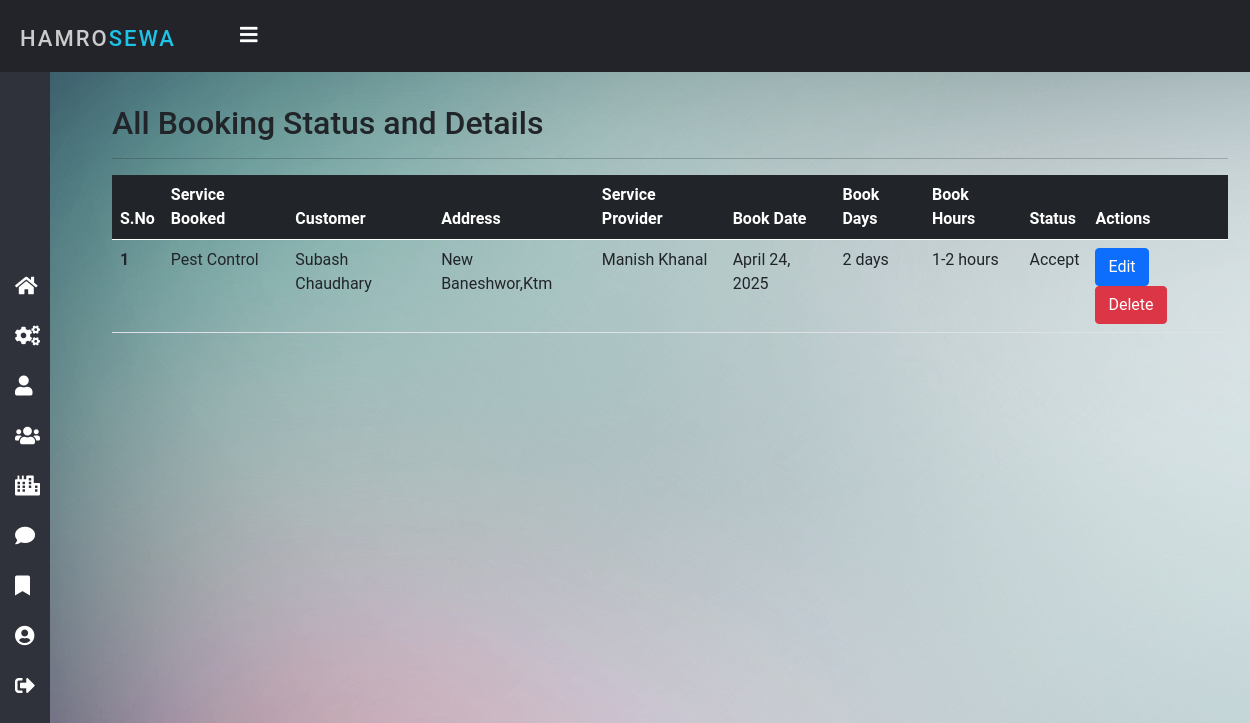
Page /admin_booking/ (signed in) on the committed database.
### home/models.py (models this page shows, shortened)
class Booking(models.Model):
    status = models.ForeignKey(Status, on_delete=models.CASCADE, null=True)
    customer = models.ForeignKey(Customer, on_delete=models.CASCADE, null=True)
    user = models.ForeignKey(Service_Man, on_delete=models.CASCADE, null=True)
    service = models.ForeignKey(Service, on_delete=models.CASCADE, null=True)  # Keep this field
    book_date = models.DateField(null=True)
    book_days = models.CharField(max_length=100, null=True)
    book_hours = models.CharField(max_length=100, null=True)

class Service_Man(models.Model):
    status = models.ForeignKey(Status, on_delete=models.CASCADE, null=True)
    city = models.ForeignKey(City, on_delete=models.CASCADE, null=True, blank=True)
    user = models.ForeignKey(User, on_delete=models.CASCADE, null=True)
    phone = models.CharField(max_length=20, null=True)
    image = models.ImageField(upload_to='service_man/', null=True)
    cert = models.FileField(upload_to='service_man/', null=True, default='service_man/certificate.png')
    address = models.CharField(max_length=100, null=True)
    service = models.ForeignKey(Service, on_delete=CASCADE, null=True, blank=True)
    experience = models.IntegerField(default=0)
    date_joined = models.DateField(auto_now_add=True)

class Service(models.Model):
    service_id = models.AutoField(primary_key=True)
    service_name = models.CharField(max_length=50)
    service_desc = models.TextField()
    image = models.FileField(null=True)
    pub_date = models.DateField(auto_now_add=True)

class Customer(models.Model):
    user = models.ForeignKey(User, on_delete=models.CASCADE, null=True)
    phone = models.CharField(max_length=20, null=True)
    address = models.CharField(max_length=100, null=True)
    image = models.ImageField(upload_to='customer/', null=True)
    date_joined = models.DateField(auto_now_add=True)

class Status(models.Model):
    status = models.CharField(max_length=20, null=True)

### home/views.py (the view)
# urls.py: path('admin_booking/', views.adminBooking, name= 'admin_booking'),
@login_required(login_url='login')
def adminBooking(request):
    if not request.user.is_staff:
        return redirect('error')
    books = Booking.objects.all()
    return render(request, 'admin/admin_booking.html', {'books': books})

### templates/admin/admin_booking.html (shortened to what this page needs)
{% extends 'admin/admin_nav.html' %}
{% block body %}
<div class="container-fluid">
    <div class="container my-4">
        <h2>All Booking Status and Details</h2>
        <hr>
        <table class=" table table-hover">
            <thead class="table-dark text-white">
                <tr>
                    <th scope="col">S.No</th>
                    <th scope="col">Service Booked</th>
                    <th scope="col">Customer</th>
                    <th scope="col">Address</th>
                    <th scope="col">Service Provider</th>
                    <th scope="col">Book Date</th>
                    <th scope="col">Book Days</th>
                    <th scope="col">Book Hours</th>
                    <th scope="col">Status</th>
                    <th scope="col">Actions</th>
                </tr>
            </thead>
            <tbody>
                {% for book in books %}
                <tr>
                    <th scope="row">{{ forloop.counter }}</th>
                    <td>{{ book.user.service.service_name }}</td>
                    <td>{{ book.customer.user.first_name }} {{ book.customer.user.last_name }}</td>
                    <td>{{ book.customer.address }}</td>
                    <td>{{ book.user.user.first_name }} {{ book.user.user.last_name }}</td>
                    <td>{{ book.book_date }}</td>
                    <td>{{ book.book_days }} days</td>
                    <td>{{ book.book_hours }} hours</td>
                    <td>{{ book.status.status }}</td>
                    <td>
                        <a href="{% url 'edit_booking' book.id %}" class="btn btn-primary">
                            Edit
                        </a>
                        <form action="{% url 'delete_booking' book.id %}" method="POST" style="display:inline;">
                            <button type="submit" class="btn btn-danger" onclick="return confirm('Are you sure you want to delete this booking?');">
                                Delete
                            </button>
                        </form>
                    </td>
                </tr>
                {% endfor %}
            </tbody>
        </table>
    </div>
</div>
{% endblock %}

### static/css/admin_style.css (style rules this page uses)
* { margin: 0; padding: 0; box-sizing: border-box; font-family: "Roboto", sans-serif; }
body { background-image: url('/static/img/bg.jpg'); overflow-x: hidden; }

### rows in the picture
Booking: user.service.service_name "Pest Control", customer.user.first_name "Subash", customer.user.last_name "Chaudhary", customer.address "New Baneshwor,Ktm", user.user.first_name "Manish", user.user.last_name "Khanal", book_date "April 24, 2025", book_days "2", book_hours "1-2", status.status "Accept"
